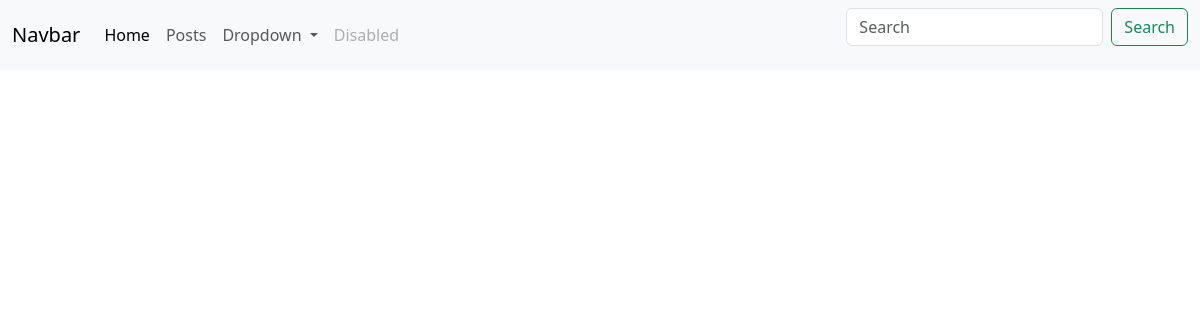
/posts/, run on an earlier commit of the app's database.
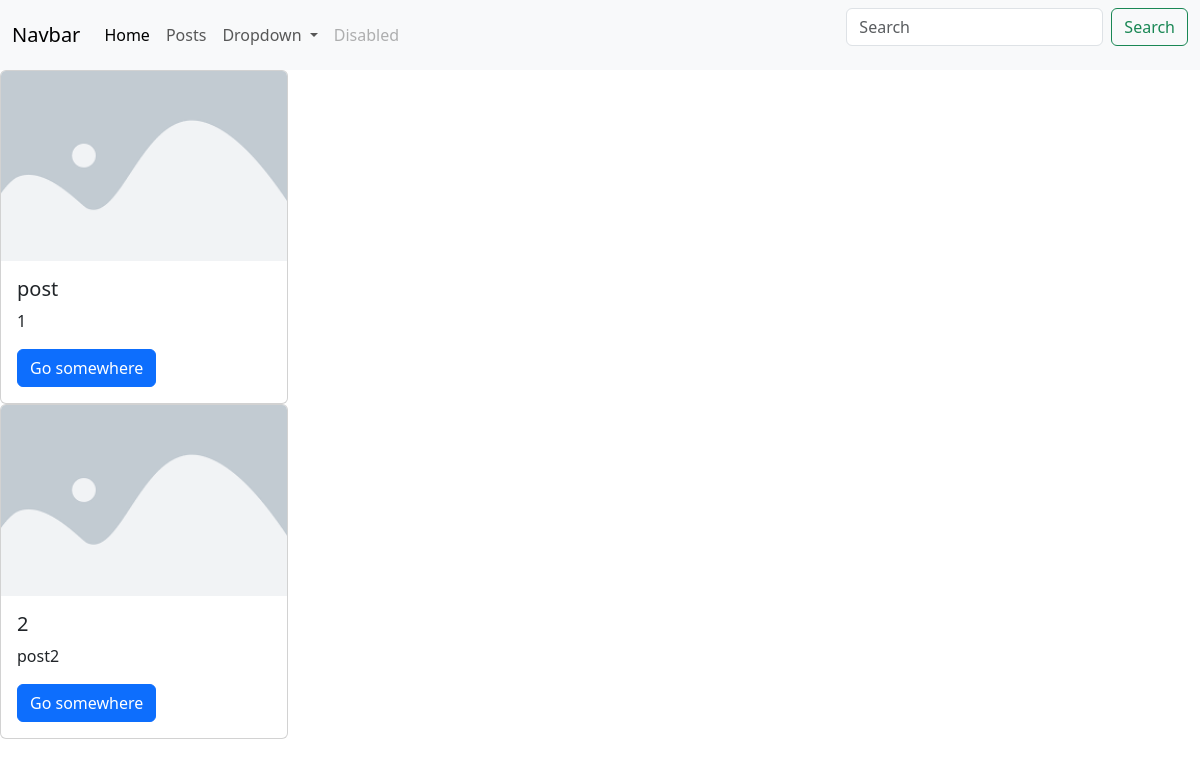
And on a later commit of the database.
### posts/models.py (models this page shows, shortened)
class Post(models.Model):
    image = models.ImageField(null=True, blank=True)
    title = models.CharField(max_length=156)
    content = models.CharField(max_length=356)
    rate = models.IntegerField(null=True)
    created_at = models.DateTimeField(auto_now_add=True, null=True)
    updated_at = models.DateTimeField(auto_now=True, null=True)
    catergory = models.ForeignKey('Category', on_delete=models.CASCADE, null=True)
    tags = models.ManyToManyField(Tag, blank=True)

### posts/views.py (the view)
# urls.py: path('posts/', post_list_view),
def post_list_view(request):
    posts = Post.objects.all()
    return render(request, "post_list.html", context={"posts": posts})

### templates/post_list.html (shortened to what this page needs)
{% extends 'base.html' %}
{% load static %}
        {%block content%}
        {%for post in posts%}
    <div class="card" style="width: 18rem;">
        {% if post.img %}
      <img src="{{post.image.url}}" class="card-img-top" alt="...">
        {%else%}
        <img src="{% static 'placeholder.png' %}" class="card-img-top" alt="...">
        {% endif %}
      <div class="card-body">
        <h5 class="card-title">{{post.title}}</h5>
        <p class="card-text">{{post.content}}</p>
        <a href="#" class="btn btn-primary">Go somewhere</a>
      </div>
    </div>
 {%endfor%}
{%endblock%}

What changed in the data, as far as the page shows it:
added Post: title "post", content "1"
added Post: title "2", content "post2"
